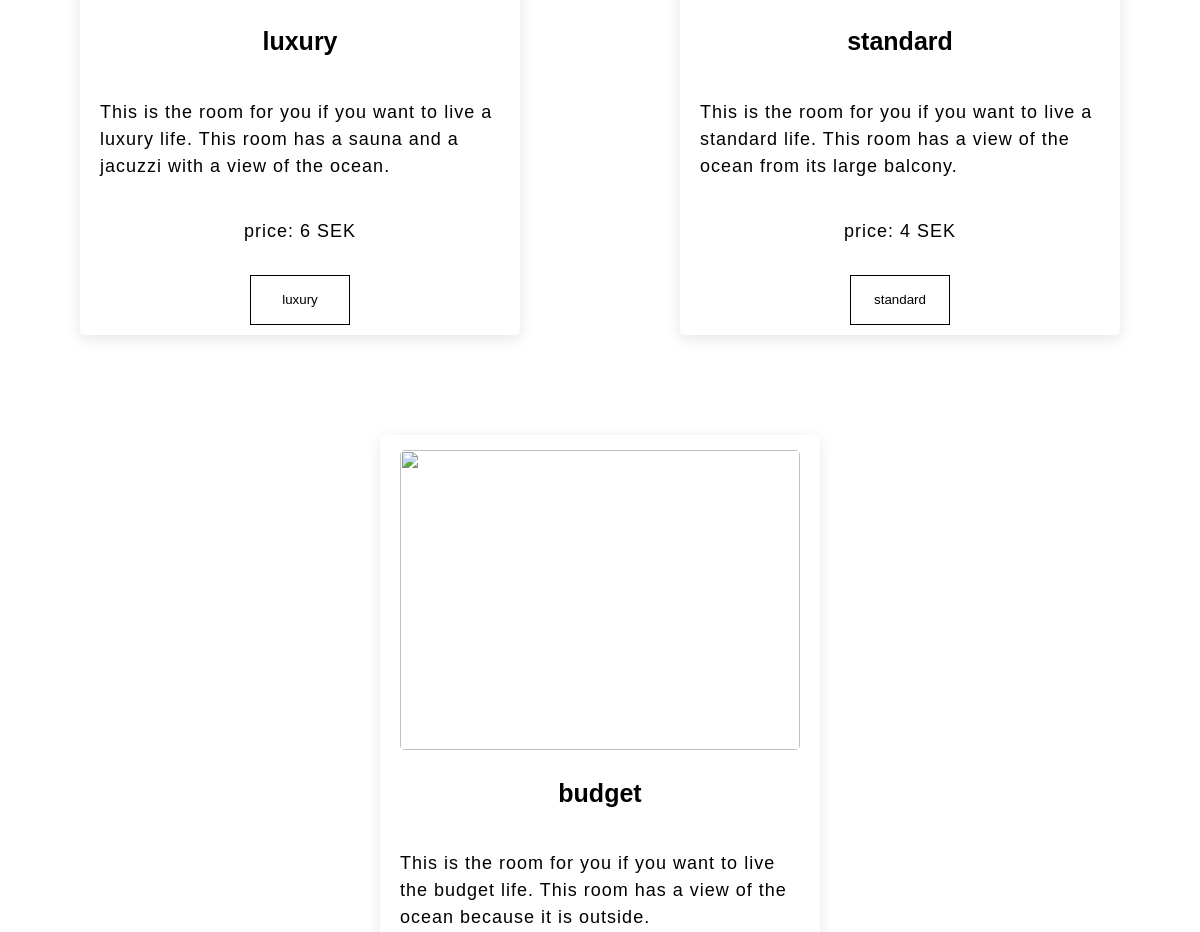
Before: / (middle part) with the older database file.
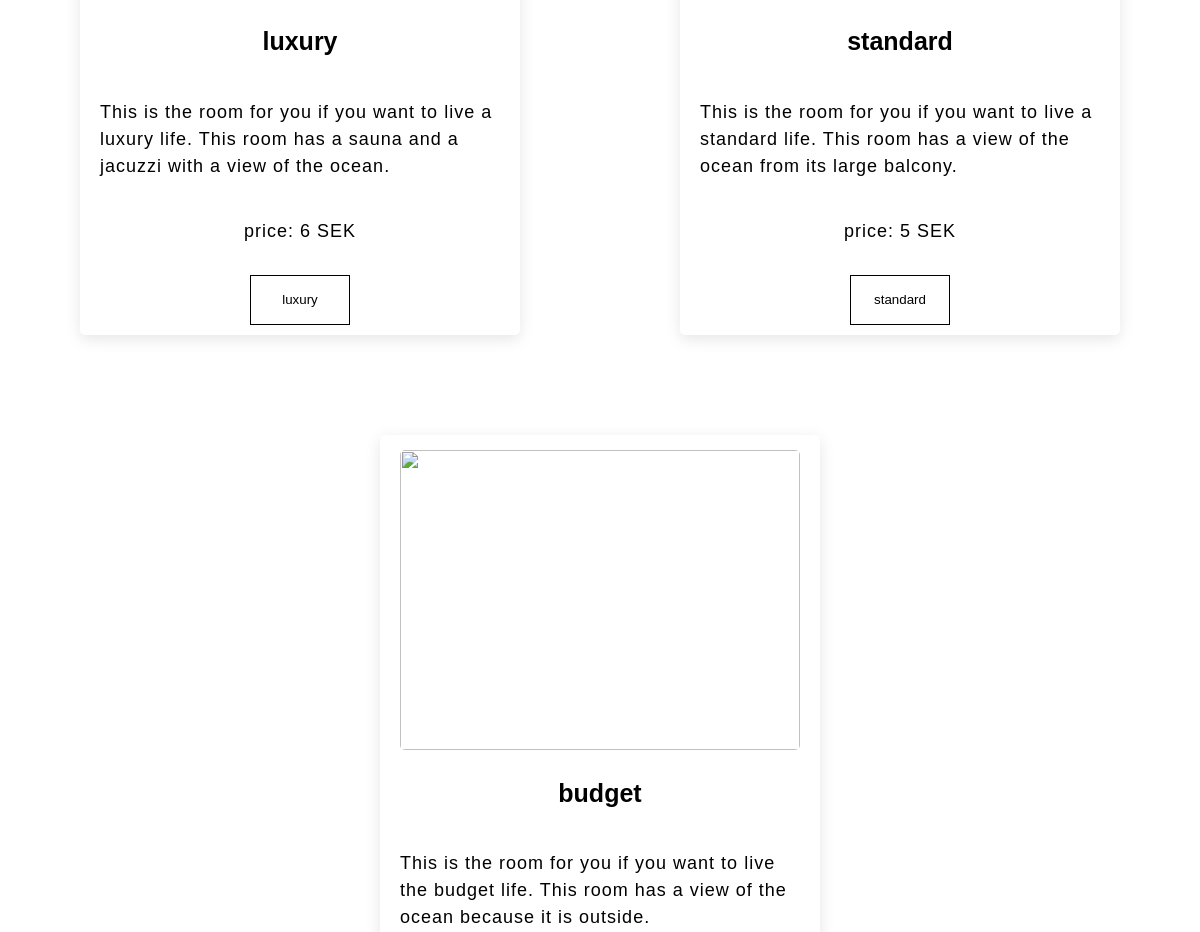
After: the same page with the newer database file.
### tables this page shows
CREATE TABLE prices (id integer primary key autoincrement, name varchar(20), price int, discount int);

### index.php (the view, shortened to what this page needs)
<?php
include_once __DIR__ . '/functions.php';
?>
<!DOCTYPE html>
<html lang="en">
<head>
  <link rel="stylesheet" href="css/index.css">
</head>
<body>
  <section class="room-select-section">
    <div class="room-select">
      <div class="room-card">
        <h3>luxury</h3>
        <p>This is the room for you if you want to live a luxury life. This room has a sauna and a jacuzzi with a view of the ocean.</p>
        <p>price: <?= $luxury_price = $db->query("SELECT price FROM prices WHERE name = 'luxury'")->fetchAll(PDO::FETCH_ASSOC)[0]['price'] ?> SEK</p>
        <a href="luxury.php">
          <button>luxury</button>
        </a>
      </div>
      <div class="room-card">
        <h3>standard</h3>
        <p>This is the room for you if you want to live a standard life. This room has a view of the ocean from its large balcony.</p>
        <p>price: <?= $standard_price = $db->query("SELECT price FROM prices WHERE name = 'standard'")->fetchAll(PDO::FETCH_ASSOC)[0]['price'] ?> SEK</p>
        <a href="standard.php">
          <button>standard</button>
        </a>
      </div>
      <div class="room-card">
        <img src="images/outside-room.jpg" alt="">
        <h3>budget</h3>
        <p>This is the room for you if you want to live the budget life. This room has a view of the ocean because it is outside.</p>
      </div>
    </div>
  </section>
</body>
</html>

### css/index.css (style rules this page uses)
html { scroll-behavior: smooth; }
body { margin: 0; padding: 0; background: #f1f1f1; cursor: default; font-family: 'neue-montreal-regular', sans-serif; }
body { margin: 0; padding: 0; background: #fff; color: #000; font-size: 16px; line-height: 1.5; font-weight: 400; overflow-x: hidden; transition: 0.8s ease; }
.room-select-section { padding: 50px 0; display: flex; justify-content: center; align-items: center; flex-direction: column; background: #fff; }
.room-select { padding: 50px 0; width: 100%; margin: auto; display: flex; flex-wrap: wrap; }
.room-select a { text-decoration: none; color: #000; cursor: none; }
.room-select button { width: 100px; height: 50px; border: none; background: #fff; color: #000; border: 1px solid #000; border-radius: 0px; margin: 10px; cursor: none; transition: 0.5s; outline: none; }
.room-card { max-width: 1200px; margin: 50px auto; display: flex; flex-direction: column; align-items: center; justify-content: center; flex-wrap: wrap; border-radius: 5px; box-shadow: 0 4px 15px rgba(0, 0, 0, 0.1); }
.room-card p { font-size: 18px; font-weight: 400; margin-bottom: 20px; width: 400px; text-align: left; letter-spacing: 1px; line-height: 1.5; padding: 0 20px; }
.room-card p:nth-of-type(2) { text-align: center; }
.room-card h3 { font-size: 25px; font-weight: 700; margin-bottom: 20px; }
.room-card img { margin-top: 15px; width: 100%; max-width: 400px; height: 300px; object-fit: cover; border-radius: 5px; }

Changed rows visible on the page:
changed prices (number 2 of 2 on the later page): price "4" → "5"
